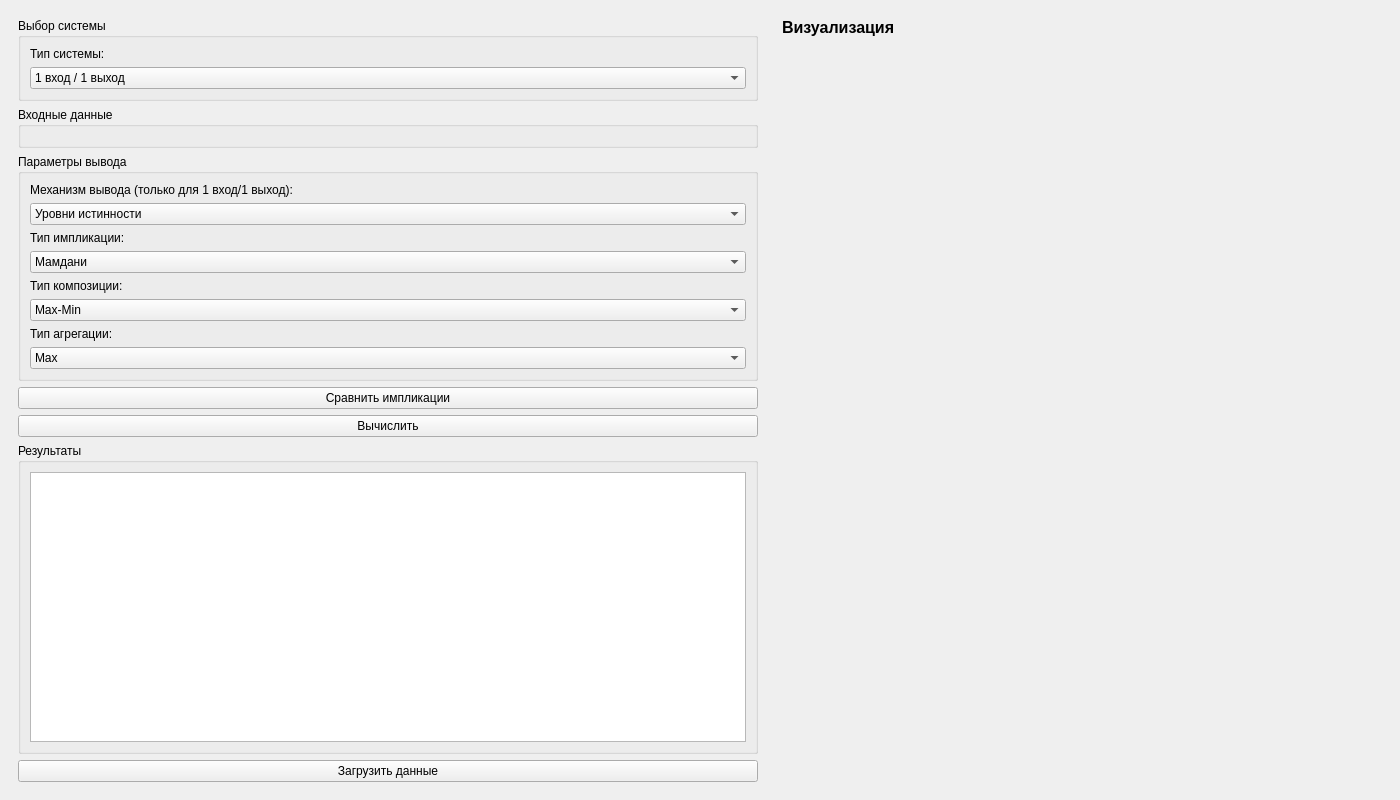
<?xml version="1.0" encoding="UTF-8"?>
<ui version="4.0">
 <class>MainWindow</class>
 <widget class="QMainWindow" name="MainWindow">
  <property name="geometry">
   <rect>
    <x>0</x>
    <y>0</y>
    <width>1400</width>
    <height>800</height>
   </rect>
  </property>
  <property name="windowTitle">
   <string>Система нечёткого логического вывода</string>
  </property>
  <widget class="QWidget" name="centralwidget">
   <layout class="QHBoxLayout" name="horizontalLayout">
    <item>
     <widget class="QWidget" name="leftPanel" native="true">
      <layout class="QVBoxLayout" name="verticalLayout">
       <item>
        <widget class="QGroupBox" name="systemGroup">
         <property name="title">
          <string>Выбор системы</string>
         </property>
         <layout class="QVBoxLayout" name="verticalLayout_2">
          <item>
           <widget class="QLabel" name="systemLabel">
            <property name="text">
             <string>Тип системы:</string>
            </property>
           </widget>
          </item>
          <item>
           <widget class="QComboBox" name="systemCombo">
            <item>
             <property name="text">
              <string>1 вход / 1 выход</string>
             </property>
            </item>
            <item>
             <property name="text">
              <string>Несколько входов / 1 выход</string>
             </property>
            </item>
            <item>
             <property name="text">
              <string>Модель Мамдани (2 входа)</string>
             </property>
            </item>
           </widget>
          </item>
         </layout>
        </widget>
       </item>
       <item>
        <widget class="QGroupBox" name="inputGroup">
         <property name="title">
          <string>Входные данные</string>
         </property>
         <layout class="QVBoxLayout" name="inputLayout"/>
        </widget>
       </item>
       <item>
        <widget class="QGroupBox" name="paramsGroup">
         <property name="title">
          <string>Параметры вывода</string>
         </property>
         <layout class="QVBoxLayout" name="verticalLayout_3">
          <item>
           <widget class="QLabel" name="mechanismLabel">
            <property name="text">
             <string>Механизм вывода (только для 1 вход/1 выход):</string>
            </property>
           </widget>
          </item>
          <item>
           <widget class="QComboBox" name="mechanismCombo">
            <item>
             <property name="text">
              <string>Уровни истинности</string>
             </property>
            </item>
            <item>
             <property name="text">
              <string>Композиция Max-Min</string>
             </property>
            </item>
            <item>
             <property name="text">
              <string>Композиция Max-Product</string>
             </property>
            </item>
           </widget>
          </item>
          <item>
           <widget class="QLabel" name="implLabel">
            <property name="text">
             <string>Тип импликации:</string>
            </property>
           </widget>
          </item>
          <item>
           <widget class="QComboBox" name="implCombo">
            <item>
             <property name="text">
              <string>Мамдани</string>
             </property>
            </item>
            <item>
             <property name="text">
              <string>Ларсен</string>
             </property>
            </item>
           </widget>
          </item>
          <item>
           <widget class="QLabel" name="compLabel">
            <property name="text">
             <string>Тип композиции:</string>
            </property>
           </widget>
          </item>
          <item>
           <widget class="QComboBox" name="compCombo">
            <item>
             <property name="text">
              <string>Max-Min</string>
             </property>
            </item>
            <item>
             <property name="text">
              <string>Max-Product</string>
             </property>
            </item>
           </widget>
          </item>
          <item>
           <widget class="QLabel" name="aggLabel">
            <property name="text">
             <string>Тип агрегации:</string>
            </property>
           </widget>
          </item>
          <item>
           <widget class="QComboBox" name="aggCombo">
            <item>
             <property name="text">
              <string>Max</string>
             </property>
            </item>
            <item>
             <property name="text">
              <string>Sum</string>
             </property>
            </item>
           </widget>
          </item>
         </layout>
        </widget>
       </item>
       <item>
        <widget class="QPushButton" name="compareImplBtn">
         <property name="text">
          <string>Сравнить импликации</string>
         </property>
        </widget>
       </item>
       <item>
        <widget class="QPushButton" name="calculateBtn">
         <property name="text">
          <string>Вычислить</string>
         </property>
        </widget>
       </item>
       <item>
        <widget class="QGroupBox" name="resultGroup">
         <property name="title">
          <string>Результаты</string>
         </property>
         <layout class="QVBoxLayout" name="verticalLayout_4">
          <item>
           <widget class="QTextEdit" name="resultText">
            <property name="maximumSize">
             <size>
              <width>16777215</width>
              <height>16777215</height>
             </size>
            </property>
            <property name="readOnly">
             <bool>true</bool>
            </property>
           </widget>
          </item>
         </layout>
        </widget>
       </item>
       <item>
        <widget class="QPushButton" name="loadBtn">
         <property name="text">
          <string>Загрузить данные</string>
         </property>
        </widget>
       </item>
      </layout>
     </widget>
    </item>
    <item>
     <widget class="QWidget" name="rightPanel" native="true">
      <layout class="QVBoxLayout" name="verticalLayout_5" stretch="0,1">
       <item>
        <widget class="QLabel" name="plotLabel">
         <property name="font">
          <font>
           <pointsize>12</pointsize>
           <bold>true</bold>
          </font>
         </property>
         <property name="text">
          <string>Визуализация</string>
         </property>
        </widget>
       </item>
       <item>
        <widget class="QWidget" name="plotWidgetContainer" native="true">
         <property name="minimumSize">
          <size>
           <width>600</width>
           <height>400</height>
          </size>
         </property>
        </widget>
       </item>
      </layout>
     </widget>
    </item>
   </layout>
  </widget>
 </widget>
 <resources/>
 <connections/>
</ui>
